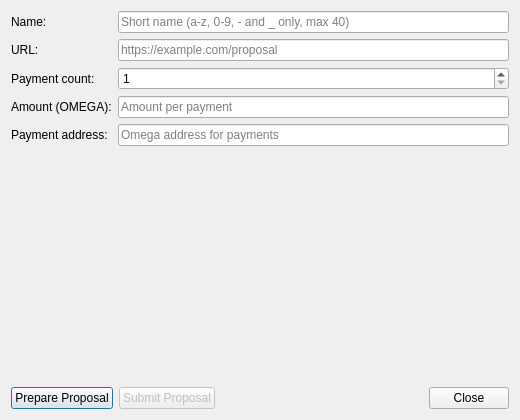
<?xml version="1.0" encoding="UTF-8"?>
<ui version="4.0">
 <class>ProposalDialog</class>
 <widget class="QDialog" name="ProposalDialog">
  <property name="geometry">
   <rect>
    <x>0</x>
    <y>0</y>
    <width>520</width>
    <height>420</height>
   </rect>
  </property>
  <property name="windowTitle">
   <string>Create Governance Proposal</string>
  </property>
  <layout class="QVBoxLayout" name="mainLayout">
   <item>
    <layout class="QFormLayout" name="formLayout">
     <item row="0" column="0">
      <widget class="QLabel" name="labelName">
       <property name="text">
        <string>Name:</string>
       </property>
      </widget>
     </item>
     <item row="0" column="1">
      <widget class="QLineEdit" name="editName">
       <property name="maxLength">
        <number>40</number>
       </property>
       <property name="placeholderText">
        <string>Short name (a-z, 0-9, - and _ only, max 40)</string>
       </property>
      </widget>
     </item>
     <item row="1" column="0">
      <widget class="QLabel" name="labelUrl">
       <property name="text">
        <string>URL:</string>
       </property>
      </widget>
     </item>
     <item row="1" column="1">
      <widget class="QLineEdit" name="editUrl">
       <property name="placeholderText">
        <string>https://example.com/proposal</string>
       </property>
      </widget>
     </item>
     <item row="2" column="0">
      <widget class="QLabel" name="labelPayments">
       <property name="text">
        <string>Payment count:</string>
       </property>
      </widget>
     </item>
     <item row="2" column="1">
      <widget class="QSpinBox" name="spinPayments">
       <property name="minimum">
        <number>1</number>
       </property>
       <property name="maximum">
        <number>100</number>
       </property>
       <property name="value">
        <number>1</number>
       </property>
      </widget>
     </item>
     <item row="3" column="0">
      <widget class="QLabel" name="labelAmount">
       <property name="text">
        <string>Amount (OMEGA):</string>
       </property>
      </widget>
     </item>
     <item row="3" column="1">
      <widget class="QLineEdit" name="editAmount">
       <property name="placeholderText">
        <string>Amount per payment</string>
       </property>
      </widget>
     </item>
     <item row="4" column="0">
      <widget class="QLabel" name="labelAddress">
       <property name="text">
        <string>Payment address:</string>
       </property>
      </widget>
     </item>
     <item row="4" column="1">
      <widget class="QLineEdit" name="editAddress">
       <property name="placeholderText">
        <string>Omega address for payments</string>
       </property>
      </widget>
     </item>
    </layout>
   </item>
   <item>
    <widget class="QLabel" name="labelStatus">
     <property name="text">
      <string></string>
     </property>
     <property name="wordWrap">
      <bool>true</bool>
     </property>
    </widget>
   </item>
   <item>
    <spacer name="verticalSpacer">
     <property name="orientation">
      <enum>Qt::Vertical</enum>
     </property>
     <property name="sizeHint" stdset="0">
      <size>
       <width>20</width>
       <height>20</height>
      </size>
     </property>
    </spacer>
   </item>
   <item>
    <layout class="QHBoxLayout" name="buttonLayout">
     <item>
      <widget class="QPushButton" name="buttonPrepare">
       <property name="text">
        <string>Prepare Proposal</string>
       </property>
       <property name="toolTip">
        <string>Pay the collateral fee and prepare the proposal for submission</string>
       </property>
      </widget>
     </item>
     <item>
      <widget class="QPushButton" name="buttonSubmit">
       <property name="text">
        <string>Submit Proposal</string>
       </property>
       <property name="enabled">
        <bool>false</bool>
       </property>
       <property name="toolTip">
        <string>Submit the proposal to the network (available after collateral confirms)</string>
       </property>
      </widget>
     </item>
     <item>
      <spacer name="horizontalSpacer_btn">
       <property name="orientation">
        <enum>Qt::Horizontal</enum>
       </property>
       <property name="sizeHint" stdset="0">
        <size>
         <width>40</width>
         <height>20</height>
        </size>
       </property>
      </spacer>
     </item>
     <item>
      <widget class="QPushButton" name="buttonClose">
       <property name="text">
        <string>Close</string>
       </property>
      </widget>
     </item>
    </layout>
   </item>
  </layout>
 </widget>
 <resources/>
 <connections/>
</ui>
